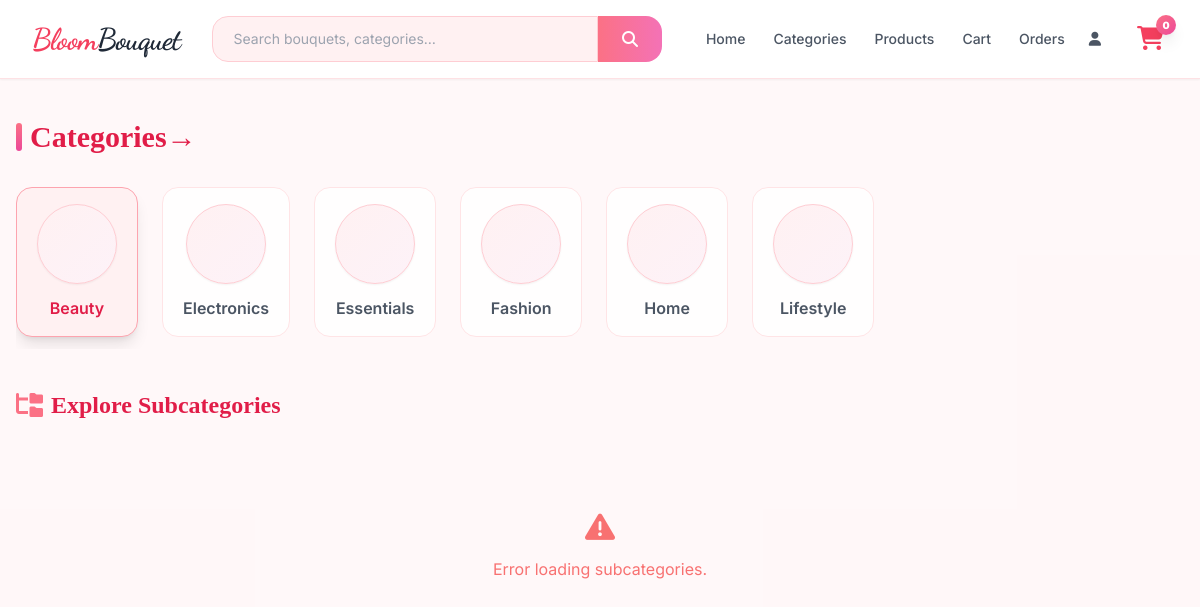
The app's page /category.php with its own data.
### tables this page shows
CREATE TABLE `categories` (
  `id` int(11) NOT NULL,
  `name` varchar(100) NOT NULL,
  `image` varchar(255) DEFAULT NULL
);

### category.php (the view, shortened to what this page needs)
<?php
require_once 'common/config.php';
$categories = $conn->query("SELECT * FROM categories ORDER BY name ASC");
?>
<?php include 'common/header.php'; ?>
<main class="flex-1 w-full px-4 py-6 lg:py-10 bg-rose-50/30 min-h-screen">
    <div class="max-w-7xl mx-auto">
        <h1 class="text-2xl lg:text-3xl font-serif font-black mb-8 text-rose-600 flex items-center gap-2">
            <span class="w-1.5 h-6 lg:h-7 bg-gradient-to-b from-rose-400 to-pink-500 rounded-full"></span>
            Categories→
        </h1>
        <div class="mb-10">
            <div class="flex overflow-x-auto gap-4 lg:gap-6 pb-3 hide-scrollbar" id="categoryStrip">
                <?php while ($cat = $categories->fetch_assoc()): ?>
                <button onclick="selectCategory(<?= $cat['id'] ?>, this)"
                        class="flex-shrink-0 flex flex-col items-center px-5 py-4 rounded-2xl transition-all duration-300 bg-white/90 text-gray-600 hover:text-rose-600 hover:bg-rose-50 border border-rose-100 active:scale-95 category-btn"
                        data-name="<?= htmlspecialchars(strtolower($cat['name'])) ?>"
                        data-id="<?= $cat['id'] ?>">
                    <div class="w-16 h-16 lg:w-20 lg:h-20 rounded-full bg-gradient-to-br from-rose-50 to-pink-50 flex items-center justify-center mb-3 border border-rose-200 shadow-sm">
                    </div>
                    <span class="text-sm font-semibold text-center whitespace-nowrap lg:text-base"><?= htmlspecialchars($cat['name']) ?></span>
                </button>
                <?php endwhile; ?>
            </div>
        </div>
        <div>
            <h3 class="text-xl lg:text-2xl font-serif font-bold text-rose-600 mb-6 flex items-center gap-2" id="subcatHeading">
            </h3>
            <div id="subcategoryGrid" class="grid grid-cols-2 sm:grid-cols-3 lg:grid-cols-4 gap-4 lg:gap-6">
            </div>
        </div>
    </div>
    <br>
    <br>
    <br>
    <br>
</main>
</body>
</html>

### common/header.php (style rules this page uses)
body { user-select: none; -webkit-user-select: none; -webkit-tap-highlight-color: transparent; font-family: 'Inter', system-ui, -apple-system, sans-serif; }
.font-serif { font-family: 'Playfair Display', serif; }
.hide-scrollbar { -ms-overflow-style: none; scrollbar-width: none; }

### category.php (style rules this page uses)
.hide-scrollbar { -ms-overflow-style: none; scrollbar-width: none; }

### records on screen
categories: name "Beauty"
categories: name "Electronics"
categories: name "Essentials"
categories: name "Fashion"
categories: name "Home"
categories: name "Lifestyle"

### other values on screen
array_sum(array_column($_SESSION['cart'] ?? [], 'qty')) "0"
